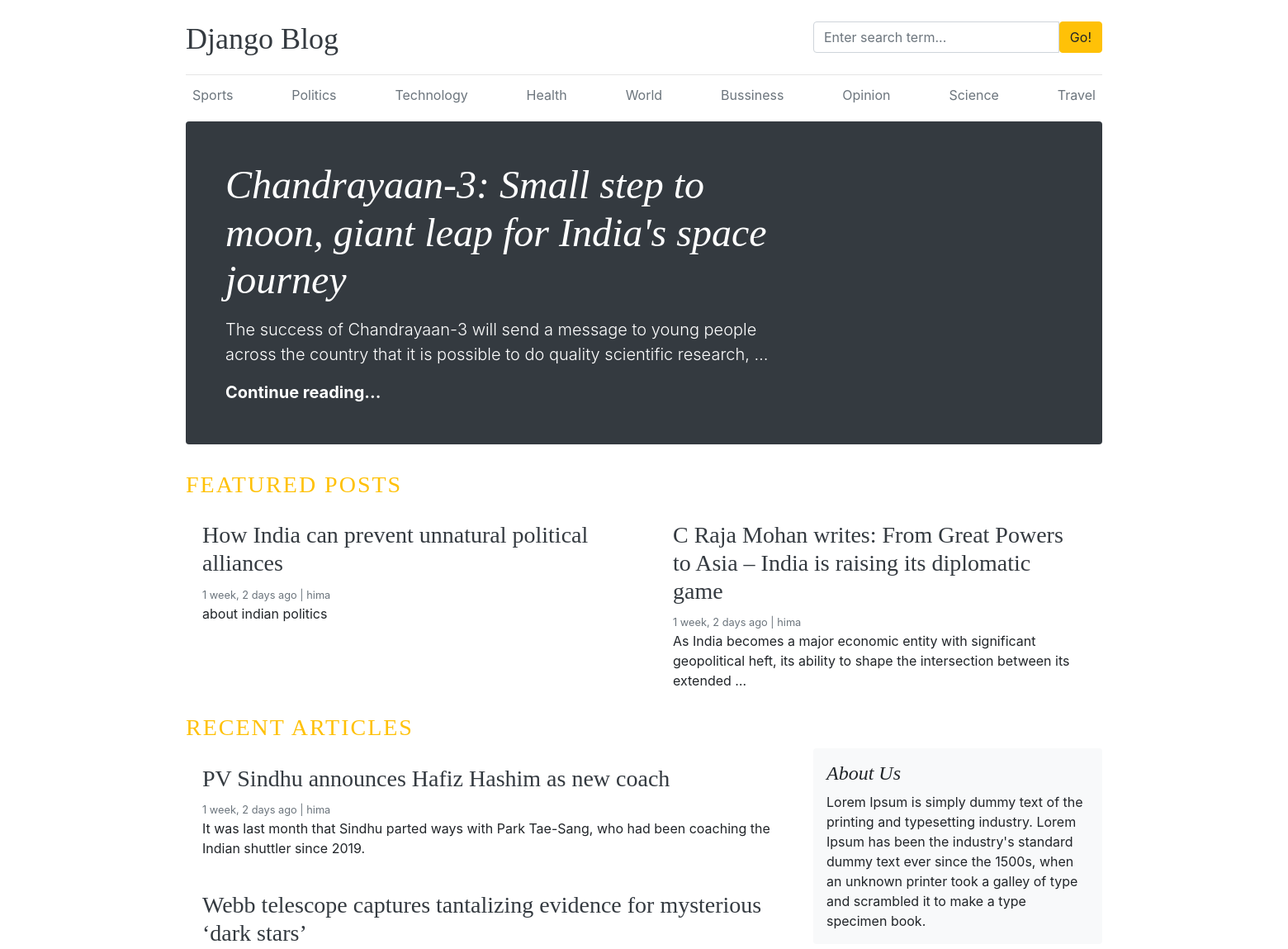
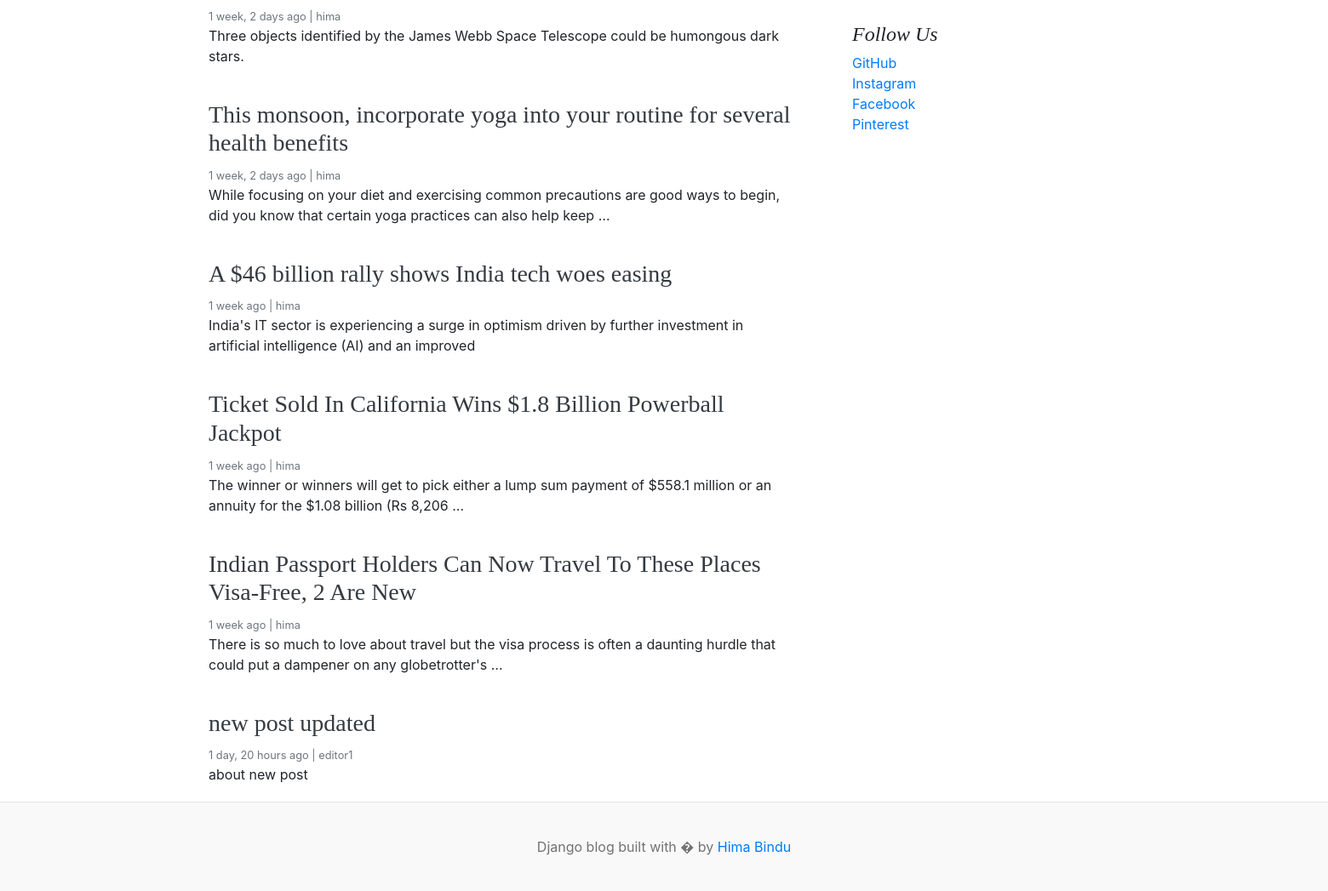
The page / on the database its author committed (2 pictures, top to bottom).
### blogs/models.py (models this page shows, shortened)
class Category(models.Model):
    category_name=models.CharField(max_length=50,unique=True)
    created_at=models.DateTimeField(auto_now_add=True)
    updated_at=models.DateTimeField(auto_now=True)
    class Meta:
       verbose_name_plural='categories'

class Blog(models.Model):
    title=models.CharField(max_length=100)
    slug=models.SlugField(max_length=150,unique=True,blank=True)
    category=models.ForeignKey(Category,on_delete=models.CASCADE)
    author=models.ForeignKey(User,on_delete=models.CASCADE)
    featured_image=models.ImageField(upload_to='uploads/%Y/%m/%d')
    short_description=models.TextField(max_length=500)
    blog_body=models.TextField(max_length=2000)
    status=models.CharField(max_length=20,choices=STATUS_CHOICES,default="Draft")
    is_featured=models.BooleanField(default=False)
    created_at=models.DateTimeField(auto_now_add=True)
    updated_at=models.DateTimeField(auto_now=True)

### assignments/models.py (models this page shows, shortened)
class About(models.Model):
    about_heading=models.CharField(max_length=25)
    about_description=models.TextField(max_length=260)
    created_at=models.DateTimeField(auto_now_add=True)
    updated_at=models.DateTimeField(auto_now=True)
    class Meta:
       verbose_name_plural='About'

class SocialLink(models.Model):
    platform=models.CharField(max_length=25)
    link=models.URLField(max_length=100)
    created_at=models.DateTimeField(auto_now_add=True)
    updated_at=models.DateTimeField(auto_now=True)

### blog_main/views.py (the view)
# urls.py: 2. Add a URL to urlpatterns:  path('', views.home, name='home')
def home(request):
    featured_posts=Blog.objects.filter(is_featured=True,status='Published')
    posts=Blog.objects.filter(is_featured=False,status='Published')
    try:
        about=About.objects.get()
    except:
        about=None
    context={
        'featured_posts':featured_posts,
        'posts':posts,
        'about':about,
    }
    return render(request,'home.html',context)

### blogs/context_processors.py (called while the page is built)
def get_categories(request):
    categories=Category.objects.all()
    return dict(categories=categories)

def get_social_links(request):
    social_links=SocialLink.objects.all()
    return dict(social_links=social_links)

### templates/home.html
{% extends 'base.html' %}
{% block content %}
{% for post in featured_posts %}
{% if forloop.first %}
<div class="jumbotron p-3 p-md-5 text-white rounded bg-dark">
    <div class="col-md-8 px-0">
      <h1 class="display-4 font-italic">{{ post.title }}</h1>
      <p class="lead my-3">{{ post.short_description | truncatewords:23}}</p>
      <p class="lead mb-0"><a href="{% url 'blogs' post.slug %}" class="text-white font-weight-bold">Continue reading...</a></p>
    </div>
  </div>
{% endif %}
{% endfor %}
<h3 class="text-uppercase text-warning" style="letter-spacing:2px;">Featured Posts</h3>
  <div class="row mb-2">
    {% for post in featured_posts %}
    {% if not forloop.first %}
    <div class="col-md-6">
      <div class="card border-0" >
        <div class="card-body">
          <h3><a href="{% url 'blogs' post.slug %}" class="text-dark"> {{ post.title }}</a></h3>
          <small class="mb-1 text-muted">{{ post.created_at |timesince }} ago | {{ post.author }}</small>
          <p class="card-text">{{ post.short_description |truncatewords:20 }}</p>
        </div>
      </div>
    </div>
    {% endif %}
    {% endfor %}
  </div>
  <h3 class="text-uppercase text-warning" style="letter-spacing:2px;">Recent Articles </h3>
  <main role="main" class="container p-0">
    <div class="row">
      <div class="col-md-8 blog-main">
        {% for post in posts %}
        <div class="card border-0" >
          <div class="card-body">
            <h3><a href="" class="text-dark">{{ post.title }}</a></h3>
            <small class="mb-1 text-muted">{{ post.created_at |timesince }} ago | {{ post.author }}</small>
            <p class="card-text">{{ post.short_description | truncatewords:25}}</p>
          </div>
        </div>
        {% endfor %}
      </div>
      <aside class="col-md-4 blog-sidebar">
        <div class="p-3 mb-3 bg-light rounded">
          <h4 class="font-italic">{{ about.about_heading }}</h4>
          <p class="mb-0">{{ about.about_description }}</p>
        </div>
        {% if social_links %}
        <div class="p-3">
          <h4 class="font-italic">Follow Us</h4>
          <ol class="list-unstyled">
            {% for i in social_links %}
            <li><a href="{{ i.link }}" target="_blank">{{ i.platform }}</a></li>
            {% endfor %}
          </ol>
        </div>
        {% endif %}
      </aside>
    </div>
  </main>
</div>
{% endblock %}

### templates/base.html (shortened to what this page needs)
{% load static %}
<!DOCTYPE html>
<html lang="en">
<head>
    <link href="https://getbootstrap.com/docs/4.0/dist/css/bootstrap.min.css" rel="stylesheet">
    <link href="{% static 'css/blog.css' %}" rel="stylesheet">
    <link rel="stylesheet" href="https://cdnjs.cloudflare.com/ajax/libs/font-awesome/4.7.0/css/font-awesome.min.css">
  </head>
<body>
    <div class="container">
      <header class="blog-header py-3">
        <div class="row flex-nowrap justify-content-between align-items-center">
          <div class="col-8 pt-1">
            <a class="blog-header-logo text-dark" href="/">Django Blog</a>
          </div>
          <div class="col-4">
            <form action="{% url 'search' %}" method="GET">
              <div class="input-group">
                <input class="form-control" type="text" name="keyword"  value="{{ keyword }}" placeholder="Enter search term..." aria-label="Enter search term..." aria-describedby="button-search" />
                <button type="submit" class="btn btn-warning" id="button-search" type="button">Go!</button>
            </div>
            </form>
          </div>
          <div class="col-4 d-flex justify-content-end align-items-center">
          </div>
        </div>
      </header>
      <div class="nav-scroller py-1 mb-2">
        <nav class="nav d-flex justify-content-between">
            {% for cat in categories %}
            <a class="p-2 text-muted" href="{% url 'posts_by_category' cat.id %}">{{ cat.category_name }}</a>
             {% endfor %}
        </nav>
      </div>
{% block content %}
{% endblock %}
<footer class="blog-footer">
    <p>Django blog built with � by <a href="#">Hima Bindu</a></p>
  </footer>
  </body>
  </html>

### blog_main/static/css/blog.css (style rules this page uses)
.blog-header { border-bottom: 1px solid #e5e5e5; }
.blog-header-logo { font-family: "Playfair Display", Georgia, "Times New Roman", serif; font-size: 2.25rem; }
h1, h2, h3, h4, h5, h6 { font-family: "Playfair Display", Georgia, "Times New Roman", serif; }
.display-4 { font-size: 2.5rem; }
@media (min-width: 768px) { .display-4 { font-size: 3rem; } }
.blog-footer { padding: 2.5rem 0; color: #727272; text-align: center; background-color: #f9f9f9; border-top: .05rem solid #e5e5e5; }
.blog-footer p:last-child { margin-bottom: 0; }

### rows shown on the page
Category: category_name "Sports"
Category: category_name "Politics"
Category: category_name "Technology"
Category: category_name "Health"
Category: category_name "World"
Category: category_name "Bussiness"
Category: category_name "Opinion"
Category: category_name "Science"
Category: category_name "Travel"
Blog: title "Chandrayaan-3: Small step to moon, giant leap for India's space journey", short_description "The success of Chandrayaan-3 will send a message to young people across the country that it is possible to do quality scientific research, …"
Blog: title "How India can prevent unnatural political alliances", created_at "1 week, 2 days", author "hima", short_description "about indian politics"
Blog: title "C Raja Mohan writes: From Great Powers to Asia – India is raising its diplomatic game", created_at "1 week, 2 days", author "hima", short_description "As India becomes a major economic entity with significant geopolitical heft, its ability to shape the intersection between its extended …"
Blog: title "PV Sindhu announces Hafiz Hashim as new coach", created_at "1 week, 2 days", author "hima", short_description "It was last month that Sindhu parted ways with Park Tae-Sang, who had been coaching the Indian shuttler since 2019."
Blog: title "Webb telescope captures tantalizing evidence for mysterious ‘dark stars’", created_at "1 week, 2 days", author "hima", short_description "Three objects identified by the James Webb Space Telescope could be humongous dark stars."
Blog: title "This monsoon, incorporate yoga into your routine for several health benefits", created_at "1 week, 2 days", author "hima", short_description "While focusing on your diet and exercising common precautions are good ways to begin, did you know that certain yoga practices can also help keep …"
Blog: title "A $46 billion rally shows India tech woes easing", created_at "1 week", author "hima", short_description "India's IT sector is experiencing a surge in optimism driven by further investment in artificial intelligence (AI) and an improved"
Blog: title "Ticket Sold In California Wins $1.8 Billion Powerball Jackpot", created_at "1 week", author "hima", short_description "The winner or winners will get to pick either a lump sum payment of $558.1 million or an annuity for the $1.08 billion (Rs 8,206 …"
Blog: title "Indian Passport Holders Can Now Travel To These Places Visa-Free, 2 Are New", created_at "1 week", author "hima", short_description "There is so much to love about travel but the visa process is often a daunting hurdle that could put a dampener on any globetrotter's …"
Blog: title "new post updated", created_at "1 day, 20 hours", author "editor1", short_description "about new post"
About: about_heading "About Us", about_description "Lorem Ipsum is simply dummy text of the printing and typesetting industry. Lorem Ipsum has been the industry's standard dummy text ever since the 1500s, when an unknown printer took a galley of type and scrambled it to make a type specimen book."
SocialLink: platform "GitHub"
SocialLink: platform "Instagram"
SocialLink: platform "Facebook"
SocialLink: platform "Pinterest"
